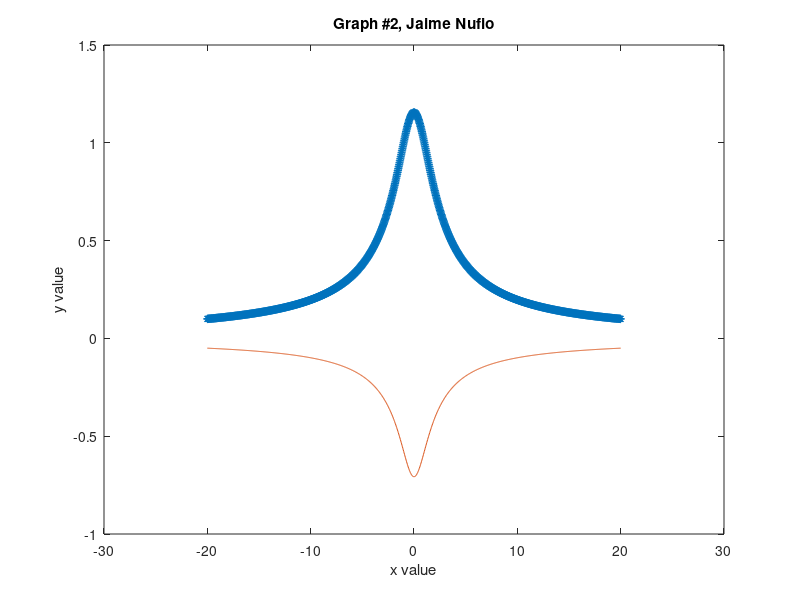

The MATLAB script that drew this image:
x = linspace(-20,20,1001);
y = 2.*sqrt(3+x.^2).^-1;
z = -1.*sqrt(2+x.^2).^-1;
plot(x,y,'*',x,z,'-');
axis([-30,30,-1,1.5])
xlabel('x value')
ylabel('y value')
title('Graph #2, Jaime Nufio')

